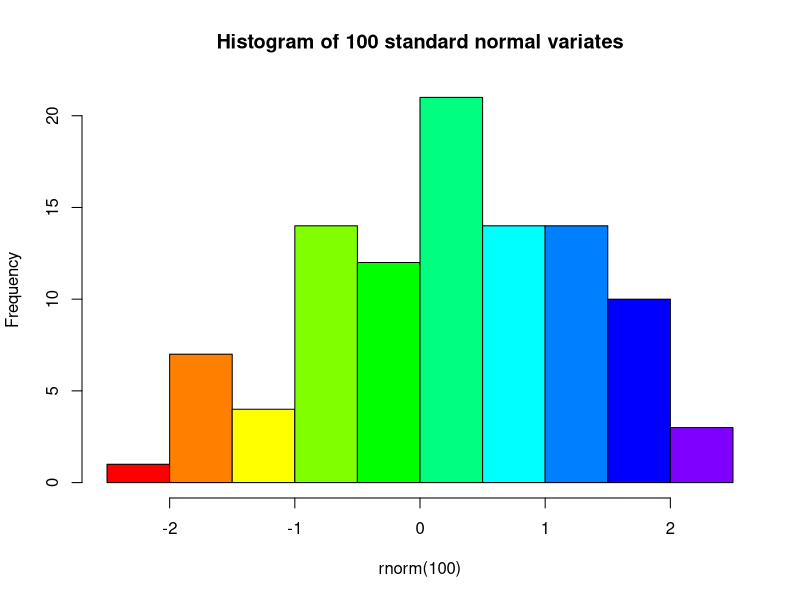

R code for this plot:
#draw a random sample from standard distribution and store it in an object called rand
rand<-rnorm(100, mean=0, sd=1)
#open the graphical device, required to save the plot. We save it in the pdf format
pdf("norm-hist.pdf")
#draw the histogram
hist(rand,col=rainbow(12),
     main = "Histogram of 100 standard normal variates",
     xlab = "rnorm(100)")
#close the graphical device
dev.off()
